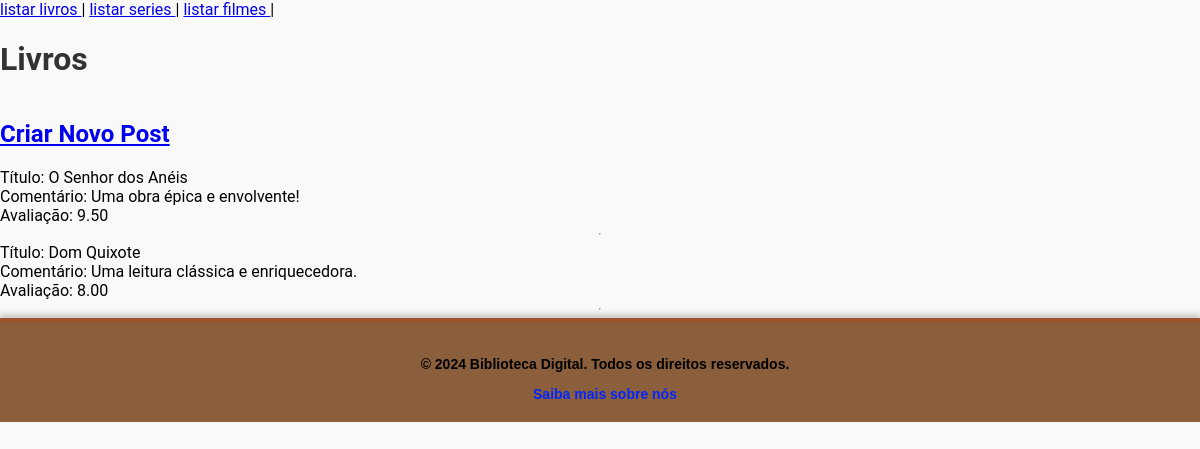
Before: /crud/index_teste.php?pg=lista_livro with the older database file.
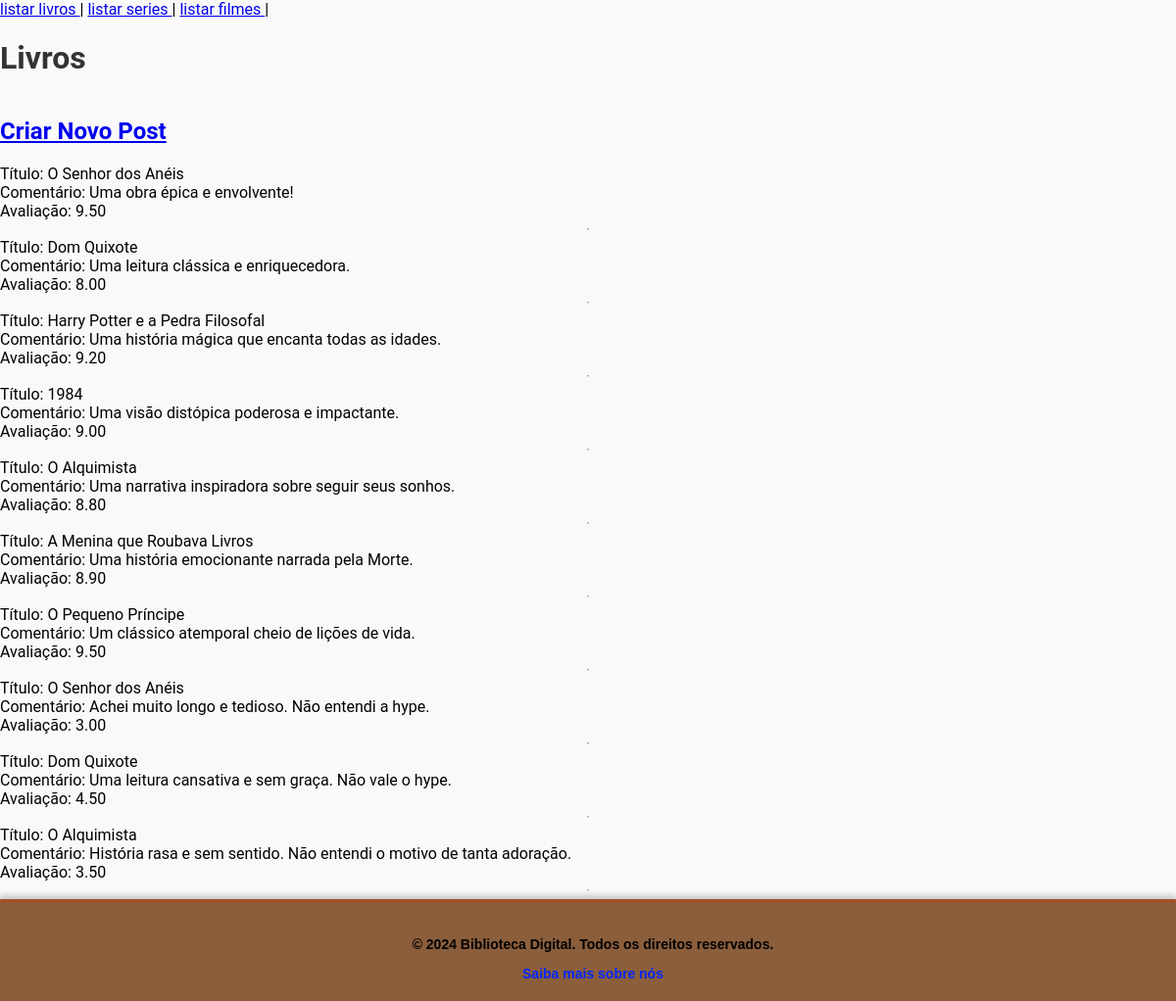
After: the same page with the newer database file.
### tables this page shows
CREATE TABLE `posts` (
  `id` int(11) NOT NULL AUTO_INCREMENT,
  `tipo` enum('livro','serie','filme') NOT NULL,
  `titulo` varchar(255) NOT NULL,
  `comentario` text NOT NULL,
  `avaliacao` decimal(4,2) NOT NULL DEFAULT 0.00,
  `usuario_id` int(11) NOT NULL,
  PRIMARY KEY (`id`),
  KEY `usuario_id` (`usuario_id`),
  CONSTRAINT `posts_ibfk_1` FOREIGN KEY (`usuario_id`) REFERENCES `usuarios` (`id`)
);

### crud/lista_livro.php (the view, shortened to what this page needs)
<h1>Livros</h1>
<?php
    include_once("../config.inc.php");
    if (isset($_SESSION['id_usuario'])) {
        echo '<h2><a href="form_cria_post.php">Criar Novo Post</a></h2>';
    } else {
        echo '<h2><a href="../acesso/login/form-login.php">Criar Novo Post</a></h2>';
    }
    $sql = mysqli_query($conexao,"SELECT * FROM posts WHERE tipo = 'livro'");
    while($tabela = mysqli_fetch_array($sql)){
        echo "Título:     $tabela[titulo]     <br>";
        echo "Comentário: $tabela[comentario] <br>";
        echo "Avaliação:  $tabela[avaliacao]  <br>";
        if (isset($_SESSION['id_usuario']) && $_SESSION['id_usuario'] == $tabela['usuario_id']) {
            echo "<a href='exclui_post.php?id=$tabela[id]&tipo=livro'><b>[X] Excluir</b></a> | ";
            echo "<a href='form_edita_post.php?id=$tabela[id]&tipo=livro'><b>[V] Editar</b></a> <br>";
        } echo "<hr>";
    }
?>

### crud/index_teste.php (shortened to what this page needs)
<!DOCTYPE html>
<html lang="pt-BR">
<head>
    <link rel="stylesheet" href="../style/topo.css">
    <link rel="stylesheet" href="../style/conteudo.css">
    <link rel="stylesheet" href="../style/menu.css">
    <link rel="stylesheet" href="../style/rodape.css">
    <link rel="stylesheet" href="../style/login.css">
    <link rel="stylesheet" href="../style/cadastro.css">
    <link rel="stylesheet" href="../style/global.css">
</head>
<body>
    <nav>
        <a href="?pg=lista_livro">listar livros </a> |
        <a href="?pg=lista_serie">listar series </a> |
        <a href="?pg=lista_filme">listar filmes </a> |
    </nav>
    <?php
        if(empty($_SERVER['QUERY_STRING'])){
            $var = "../components/conteudo/conteudo.php";
            include_once($var);
        }else{
            $pg = $_GET['pg'];
            include_once("$pg.php");
        }
        include_once("../components/rodape/rodape.php");
    ?>
</body>
</html>

### components/rodape/rodape.php
<footer class="rodape">
    <p>&copy; 2024 Biblioteca Digital. Todos os direitos reservados.</p>
    <a href="#">Saiba mais sobre nós</a>
</footer>

### style/rodape.css (style rules this page uses)
.rodape { background-color: #8B5E3C; color: #FFF8E1; text-align: center; padding: 20px 0; font-family: Arial, sans-serif; font-size: 14px; border-top: 4px solid #A0522D; box-shadow: 0px -4px 6px rgba(0, 0, 0, 0.2); }
.rodape p { color: #000000; text-decoration: none; font-weight: bold; transition: color 0.3s; margin-left: 10px; }
.rodape a { color: #0026ff; text-decoration: none; font-weight: bold; transition: color 0.3s; margin-left: 10px; }

### style/global.css (style rules this page uses)
body { display: flex; flex-direction: column; font-family: 'Roboto', sans-serif; background-color: #f9f9f9; }
h1, h2 { color: #333; }
p { color: #666; }
html, body { height: 100%; margin: 0; padding: 0; }

Changed rows visible on the page:
added posts: titulo "Harry Potter e a Pedra Filosofal", comentario "Uma história mágica que encanta todas as idades.", avaliacao "9.20"
added posts: titulo "1984", comentario "Uma visão distópica poderosa e impactante.", avaliacao "9.00"
added posts: titulo "O Alquimista", comentario "Uma narrativa inspiradora sobre seguir seus sonhos.", avaliacao "8.80"
added posts: titulo "A Menina que Roubava Livros", comentario "Uma história emocionante narrada pela Morte.", avaliacao "8.90"
added posts: titulo "O Pequeno Príncipe", comentario "Um clássico atemporal cheio de lições de vida.", avaliacao "9.50"
added posts: titulo "O Senhor dos Anéis", comentario "Achei muito longo e tedioso. Não entendi a hype.", avaliacao "3.00"
added posts: titulo "Dom Quixote", comentario "Uma leitura cansativa e sem graça. Não vale o hype.", avaliacao "4.50"
added posts: titulo "O Alquimista", comentario "História rasa e sem sentido. Não entendi o motivo de tanta adoração.", avaliacao "3.50"
